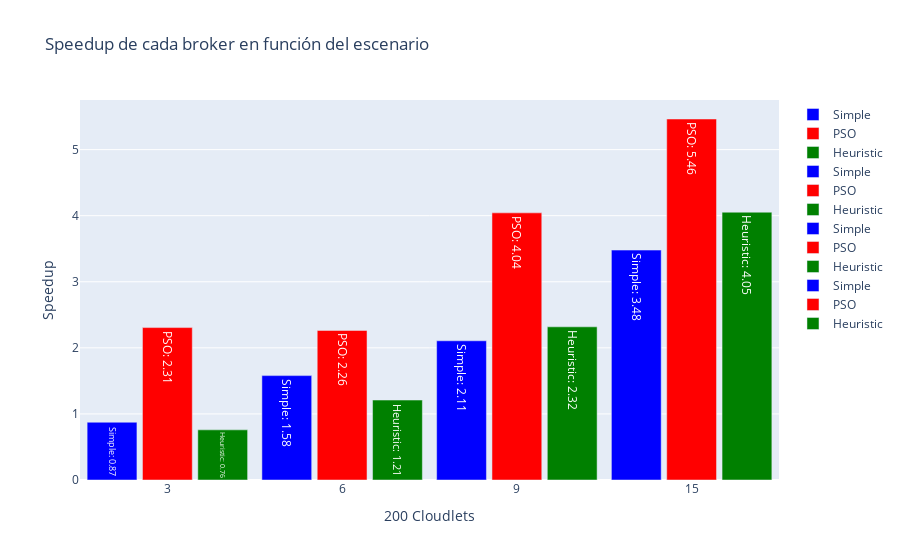

Source (notebook cell):
### Code cell
# import plotly.graph_objects as go

# Supongamos que 'speedups' es un diccionario con la estructura {cloudlets: {broker: speedup}}
scenario_selected = speedups['200']
# Crear el gráfico
fig = go.Figure()

color_map = {
    'Simple': 'blue',
    'PSO': 'red',
    'Heuristic': 'green'
}

# Agregar las barras para cada broker en cada escenario
for scenario, data in scenario_selected.items():
    for i, (broker, speedup) in enumerate(data.items()):
        fig.add_trace(go.Bar(
            x=[scenario],
            y=[speedup],
            name=broker,
            text=f'{broker}: {float(speedup):.2f}',  # Agregar información al tooltip
            hoverinfo='text',
            offsetgroup=i,  # Asegurar que las barras estén centradas
            marker_color=color_map[broker],  # Asignar un color a cada broker
            
        ))

# Configurar el layout del gráfico
fig.update_layout(
    barmode='group',
    xaxis_title='200 Cloudlets',
    yaxis_title='Speedup',
    title='Speedup de cada broker en función del escenario',
    xaxis={'type': 'category'},  # Asegurar que el eje x sea categórico
    bargap=0.05,  # Reducir la separación entre barras dentro de un grupo
    bargroupgap=0.1,  # Reducir la separación entre grupos de barras
)

# Mostrar el gráfico
fig.show()

### Figure 1 — Plotly figure (JSON) as saved in the notebook; plotly's stock layout.template omitted (floating-point values rounded to 4 significant figures)
{"data": [{"hoverinfo": "text", "marker": {"color": "blue"}, "name": "Simple", "offsetgroup": "0", "text": "Simple: 0.87", "type": "bar", "x": ["3"], "y": [0.8742]}, {"hoverinfo": "text", "marker": {"color": "red"}, "name": "PSO", "offsetgroup": "1", "text": "PSO: 2.31", "type": "bar", "x": ["3"], "y": [2.306]}, {"hoverinfo": "text", "marker": {"color": "green"}, "name": "Heuristic", "offsetgroup": "2", "text": "Heuristic: 0.76", "type": "bar", "x": ["3"], "y": [0.759]}, {"hoverinfo": "text", "marker": {"color": "blue"}, "name": "Simple", "offsetgroup": "0", "text": "Simple: 1.58", "type": "bar", "x": ["6"], "y": [1.58]}, {"hoverinfo": "text", "marker": {"color": "red"}, "name": "PSO", "offsetgroup": "1", "text": "PSO: 2.26", "type": "bar", "x": ["6"], "y": [2.263]}, {"hoverinfo": "text", "marker": {"color": "green"}, "name": "Heuristic", "offsetgroup": "2", "text": "Heuristic: 1.21", "type": "bar", "x": ["6"], "y": [1.21]}, {"hoverinfo": "text", "marker": {"color": "blue"}, "name": "Simple", "offsetgroup": "0", "text": "Simple: 2.11", "type": "bar", "x": ["9"], "y": [2.107]}, {"hoverinfo": "text", "marker": {"color": "red"}, "name": "PSO", "offsetgroup": "1", "text": "PSO: 4.04", "type": "bar", "x": ["9"], "y": [4.043]}, {"hoverinfo": "text", "marker": {"color": "green"}, "name": "Heuristic", "offsetgroup": "2", "text": "Heuristic: 2.32", "type": "bar", "x": ["9"], "y": [2.318]}, {"hoverinfo": "text", "marker": {"color": "blue"}, "name": "Simple", "offsetgroup": "0", "text": "Simple: 3.48", "type": "bar", "x": ["15"], "y": [3.479]}, {"hoverinfo": "text", "marker": {"color": "red"}, "name": "PSO", "offsetgroup": "1", "text": "PSO: 5.46", "type": "bar", "x": ["15"], "y": [5.463]}, {"hoverinfo": "text", "marker": {"color": "green"}, "name": "Heuristic", "offsetgroup": "2", "text": "Heuristic: 4.05", "type": "bar", "x": ["15"], "y": [4.053]}], "layout": {"bargap": 0.05, "bargroupgap": 0.1, "barmode": "group", "title": {"text": "Speedup de cada broker en función del escenario"}, "xaxis": {"title": {"text": "200 Cloudlets"}, "type": "category"}, "yaxis": {"title": {"text": "Speedup"}}}}
